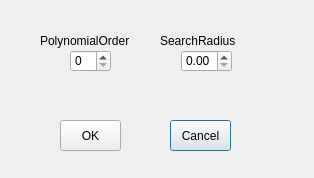
<?xml version="1.0" encoding="UTF-8"?>
<ui version="4.0">
 <class>MLS_Resampling_Dialog</class>
 <widget class="QDialog" name="MLS_Resampling_Dialog">
  <property name="geometry">
   <rect>
    <x>0</x>
    <y>0</y>
    <width>314</width>
    <height>178</height>
   </rect>
  </property>
  <property name="windowTitle">
   <string>MLS Resampling Setup</string>
  </property>
  <property name="toolTip">
   <string>Setup MLS Resampling</string>
  </property>
  <widget class="QLabel" name="label_PolynomialOrder">
   <property name="geometry">
    <rect>
     <x>40</x>
     <y>30</y>
     <width>101</width>
     <height>21</height>
    </rect>
   </property>
   <property name="toolTip">
    <string>order of the polynomial to be fit</string>
   </property>
   <property name="statusTip">
    <string/>
   </property>
   <property name="text">
    <string>PolynomialOrder</string>
   </property>
  </widget>
  <widget class="QLabel" name="label_SearchRadius">
   <property name="geometry">
    <rect>
     <x>160</x>
     <y>30</y>
     <width>81</width>
     <height>21</height>
    </rect>
   </property>
   <property name="toolTip">
    <string>sphere radius for determining k-neighbors</string>
   </property>
   <property name="statusTip">
    <string/>
   </property>
   <property name="text">
    <string>SearchRadius</string>
   </property>
  </widget>
  <widget class="QDoubleSpinBox" name="doubleSpinBox_SearchRadius">
   <property name="geometry">
    <rect>
     <x>181</x>
     <y>50</y>
     <width>51</width>
     <height>22</height>
    </rect>
   </property>
   <property name="toolTip">
    <string>sphere radius for determining k-neighbors</string>
   </property>
   <property name="value">
    <double>0.000000000000000</double>
   </property>
  </widget>
  <widget class="QPushButton" name="pushButton_Cancel">
   <property name="geometry">
    <rect>
     <x>170</x>
     <y>120</y>
     <width>61</width>
     <height>31</height>
    </rect>
   </property>
   <property name="toolTip">
    <string>Cancel</string>
   </property>
   <property name="text">
    <string>Cancel</string>
   </property>
  </widget>
  <widget class="QPushButton" name="pushButton_OK">
   <property name="geometry">
    <rect>
     <x>60</x>
     <y>120</y>
     <width>61</width>
     <height>31</height>
    </rect>
   </property>
   <property name="toolTip">
    <string>OK</string>
   </property>
   <property name="text">
    <string>OK</string>
   </property>
  </widget>
  <widget class="QSpinBox" name="spinBox_PolynomialOrder">
   <property name="geometry">
    <rect>
     <x>70</x>
     <y>50</y>
     <width>41</width>
     <height>22</height>
    </rect>
   </property>
   <property name="toolTip">
    <string>order of the polynomial to be fit</string>
   </property>
   <property name="value">
    <number>0</number>
   </property>
  </widget>
 </widget>
 <tabstops>
  <tabstop>spinBox_PolynomialOrder</tabstop>
  <tabstop>doubleSpinBox_SearchRadius</tabstop>
  <tabstop>pushButton_OK</tabstop>
  <tabstop>pushButton_Cancel</tabstop>
 </tabstops>
 <resources/>
 <connections/>
</ui>
